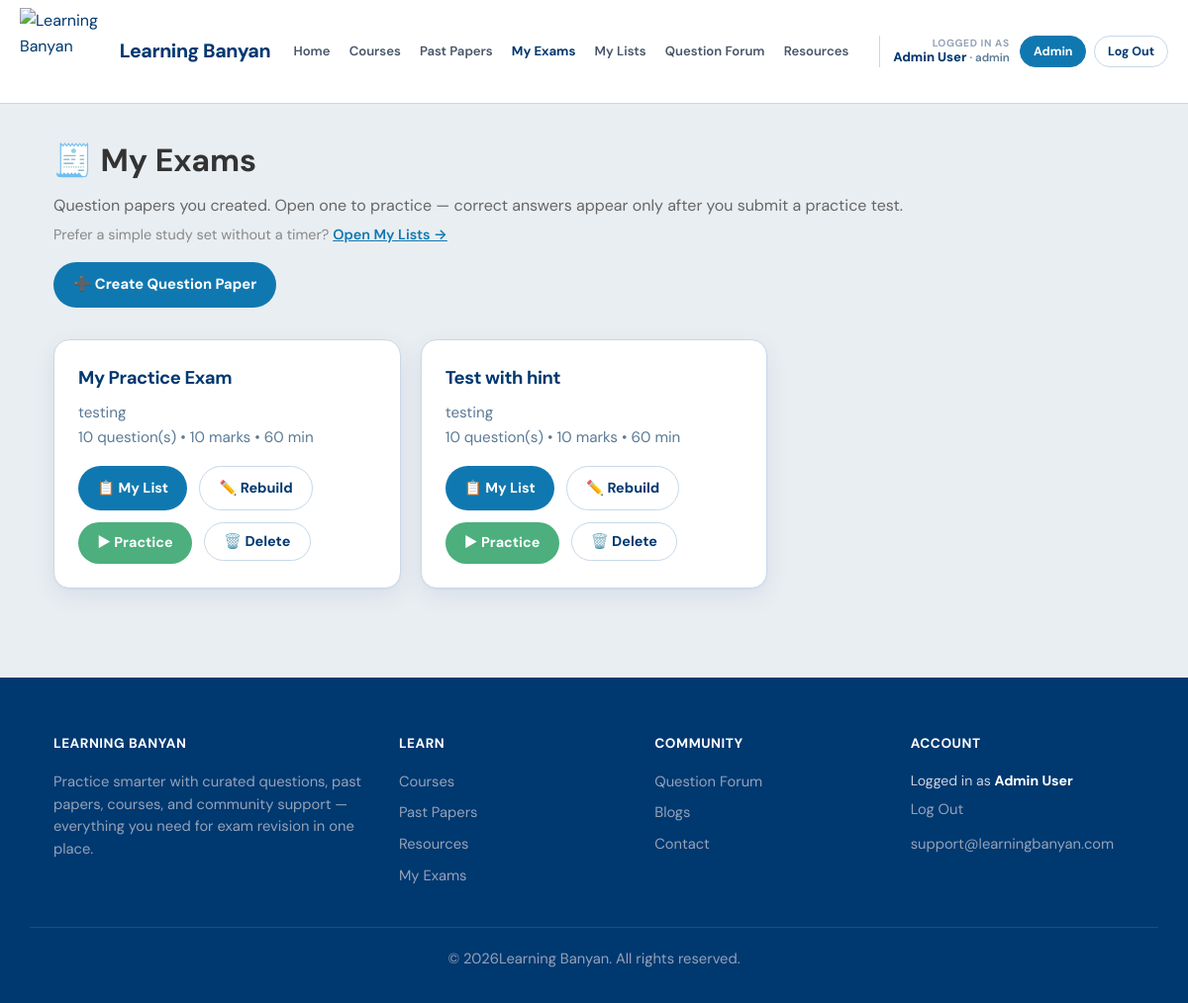
The app's page /my-exams/ (signed in) with its own data.
### courses/models.py (models this page shows, shortened)
class Exam(models.Model):
    STATUS_CHOICES = [
        ("draft", "Draft"),
        ("finalized", "Finalized"),
    ]
    name = models.CharField(max_length=200, default="Untitled Exam")
    category = models.ForeignKey(
        CourseCategory,
        on_delete=models.SET_NULL,
        null=True,
        blank=True,
        related_name="exams",
        help_text="Curriculum / Subject this exam is built from",
    )
    created_by = models.ForeignKey(
        "auth.User", on_delete=models.SET_NULL, null=True, blank=True, related_name="exams"
    )
    status = models.CharField(max_length=20, choices=STATUS_CHOICES, default="draft")
    duration_minutes = models.IntegerField(
        default=60, help_text="Used for the built-in exam timer"
    )
    questions_per_page = models.IntegerField(
        default=1, help_text="How many questions to show per page in the exported PDF"
    )
    shuffle_questions = models.BooleanField(default=False)
    allow_calculator = models.BooleanField(
        default=False,
        help_text="If enabled, students can use the on-screen calculator during practice.",
    )
    allow_hint = models.BooleanField(
        default=False,
        help_text="If enabled, students can open each question's hint during practice.",
    )
    questions = models.ManyToManyField(
        Question, through="ExamQuestion", related_name="exams"
    )
    created_at = models.DateTimeField(auto_now_add=True)
    updated_at = models.DateTimeField(auto_now=True)
    class Meta:
        ordering = ["-updated_at"]
    @property
    def total_marks(self):
        return sum(eq.question.marks for eq in self.exam_questions.select_related("question"))
    @property
    def question_count(self):
        return self.exam_questions.count()

class CourseCategory(models.Model):
    name = models.CharField(max_length=100, unique=True)
    description = models.TextField(blank=True)
    icon = models.CharField(max_length=50, default="book")
    created_at = models.DateTimeField(auto_now_add=True)
    class Meta:
        verbose_name_plural = "Course Categories"
        ordering = ["name"]

class ExamQuestion(models.Model):
    exam = models.ForeignKey(Exam, on_delete=models.CASCADE, related_name="exam_questions")
    question = models.ForeignKey(
        Question, on_delete=models.CASCADE, related_name="exam_links"
    )
    order = models.IntegerField(default=0)
    added_at = models.DateTimeField(auto_now_add=True)
    class Meta:
        ordering = ["order", "added_at"]
        unique_together = ("exam", "question")

class Question(models.Model):
    QUESTION_TYPES = [
        ("single_choice", "Single Choice"),
        ("multiple_choice", "Multiple Choice"),
        ("true_false", "True/False"),
        ("numerical", "Numerical"),
        ("matching", "Matching"),
        ("structured", "Structured (multi-part, past paper style)"),
        ("mcq", "Multiple Choice Questions"),
        ("comprehension", "Comprehension Questions"),
        ("fill_blank", "Fill in the Blanks Questions"),
        ("integer", "Integer Type Questions"),
    ]
    ANSWER_TYPES = [
        ("single", "Single"),
        ("multiple", "Multiple"),
    ]
    DIFFICULTY_LEVELS = [
        ("", "Add difficulty level"),
        ("easy", "Easy"),
        ("medium", "Medium"),
        ("hard", "Hard"),
    ]
    SEASON_CHOICES = [
        ("summer", "Summer"),
        ("winter", "Winter"),
        ("specimen", "Specimen"),
    ]
    ZONE_CHOICES = [
        ("", "—"),
        ("zone_1", "Zone 1"),
        ("zone_2", "Zone 2"),
        ("zone_3", "Zone 3"),
    ]
    question_bank = models.ForeignKey(
        QuestionBank, on_delete=models.CASCADE, related_name="questions"
    )
    question_type = models.CharField(max_length=20, choices=QUESTION_TYPES)
    question_text = models.TextField(
        help_text=(
            "Supports inline math using LaTeX delimiters: $x^2+1$ for inline, "
            "$$\\frac{a}{b}$$ for a centered block. Rendered with MathJax on "
            "the site and rasterized for PDF export."
        )
    )
    order = models.IntegerField(default=0)
    option_a = models.TextField(blank=True)
    option_b = models.TextField(blank=True)
    option_c = models.TextField(blank=True)
    option_d = models.TextField(blank=True)
    correct_answer = models.TextField(
        blank=True, help_text="For choice: A/B/C/D or A,B for multiple"
    )
    marks = models.IntegerField(default=1)
    explanation = models.TextField(
        blank=True, help_text="Shown to students as the question 'Solution'."
    )
    hint = models.TextField(
        blank=True,
        default="",
        help_text="Optional clue shown when a student taps Hint during practice.",
    )
    video_solution_url = models.URLField(
        max_length=500,
        blank=True,
        default="",
        help_text="Optional link to a video solution (YouTube, Vimeo, Drive, etc.).",
    )
    difficulty_level = models.CharField(
        max_length=10, choices=DIFFICULTY_LEVELS, blank=True, default=""
    )
    answer_type = models.CharField(
        max_length=10,
        choices=ANSWER_TYPES,
        default="single",
        help_text="Whether one option ('single') or several options "
        "('multiple') can be marked correct.",
    )
    negative_marks = models.DecimalField(
        max_digits=6, decimal_places=2, default=0,
        help_text="Marks deducted for a wrong attempt.",
    )
    partial_marking = models.BooleanField(
        default=False,
        help_text="Award proportional marks for a partially-correct "
        "'multiple' answer instead of all-or-nothing.",
    )
    passage = models.TextField(
        blank=True,
        help_text="Shared comprehension passage this question belongs to "
        "(only used for 'comprehension' type questions).",
    )
    numeric_tolerance = models.DecimalField(
        max_digits=10, decimal_places=3, null=True, blank=True,
        help_text="Allowed +/- tolerance for 'integer' type answers.",
    )
    tags = models.CharField(
        max_length=500,
        blank=True,
        help_text="Comma-separated tags, e.g. 'Algebra, Grade 10'",
    )
    topic = models.CharField(
        max_length=255,
        blank=True,
        help_text="Comma-separated topics, e.g. 'Functions, Modulus'",
    )
    paper_code = models.CharField(
        max_length=50,
        blank=True,
        help_text="Subject/paper code, e.g. '0606/23'",
    )
    year = models.IntegerField(null=True, blank=True, help_text="e.g. 2019")
    season = models.CharField(
        max_length=20, choices=SEASON_CHOICES, blank=True
    )
    zone = models.CharField(max_length=20, choices=ZONE_CHOICES, blank=True)
    question_number = models.CharField(
        max_length=20,
        blank=True,
        help_text="Question number within the paper, e.g. 'Q10' or '10'",
    )
    question_code = models.CharField(
        max_length=120,
        blank=True,
        db_index=True,
        help_text=(
            "Auto-generated display code, e.g. '0606/23_Winter_2019_Q10'. "
            "Leave blank to auto-generate from paper code, season, year, "
            "and question number."
        ),
    )
    equation_images = models.TextField(
        blank=True,
        help_text="JSON list of equation image URLs captured from a Word import (read-only reference).",
    )
    created_at = models.DateTimeField(auto_now_add=True)
    class Meta:
        ordering = ["order"]

### courses/views.py (the view)
    def wrapped(request, *args, **kwargs):
        if not request.user.is_authenticated:
            return redirect(f"/login/?next={request.path}")
        if not _user_can_access_portal(request.user):
            messages.error(
                request,
                "Please log in with a student or admin account to continue.",
            )
            return redirect("courses:student_login")
        if _user_is_admin(request.user):
            _ensure_admin_profile(request.user)
        return view_func(request, *args, **kwargs)

### courses/views.py (called while the page is built)
def _user_is_admin(user):
    if not user or not getattr(user, "is_authenticated", False):
        return False
    if hasattr(user, "admin_profile"):
        return True
    return bool(getattr(user, "is_superuser", False))

def _user_is_student(user):
    return bool(
        user
        and getattr(user, "is_authenticated", False)
        and hasattr(user, "student_profile")
    )

def _user_can_access_portal(user):
    return _user_is_student(user) or _user_is_admin(user)

def _ensure_admin_profile(user):
    if hasattr(user, "admin_profile"):
        return user.admin_profile
    if getattr(user, "is_superuser", False):
        from admin_panel.models import AdminUser
        profile, _ = AdminUser.objects.get_or_create(user=user)
        return profile
    return None

def student_required(view_func):
    def wrapped(request, *args, **kwargs):
        if not request.user.is_authenticated:
            return redirect(f"/login/?next={request.path}")
        if not _user_can_access_portal(request.user):
            messages.error(
                request,
                "Please log in with a student or admin account to continue.",
            )
            return redirect("courses:student_login")
        if _user_is_admin(request.user):
            _ensure_admin_profile(request.user)
        return view_func(request, *args, **kwargs)
    return wrapped

@student_required
def student_exams(request):
    exams = Exam.objects.filter(created_by=request.user).select_related("category")
    return render(request, "courses/student_exams.html", {"exams": exams})

### courses/templates/courses/student_exams.html (shortened to what this page needs)
{% extends 'base.html' %}
{% block content %}
  <div style="display: flex; justify-content: space-between; align-items: center; flex-wrap: wrap; gap: 1rem; margin-bottom: 2rem;">
    <div>
      <h1 style="color: #333; margin-bottom: 0.4rem;">🧾 My Exams</h1>
      <p style="color: #666;">Question papers you created. Open one to practice — correct answers appear only after you submit a practice test.</p>
      <p style="color: #888; font-size: 0.9rem; margin-top: 0.35rem;">
        Prefer a simple study set without a timer?
        <a href="{% url 'courses:student_question_lists' %}" style="color: #1078B0; font-weight: 600;">Open My Lists →</a>
      </p>
    </div>
    <a href="{% url 'courses:student_create_exam' %}" class="btn">➕ Create Question Paper</a>
  </div>
  {% if exams %}
    <div class="grid">
      {% for exam in exams %}
        <div class="card">
          <h3>{{ exam.name }}</h3>
          <p>
            {{ exam.category.name|default:"No subject set" }}<br />
            {{ exam.question_count }} question(s) &bull; {{ exam.total_marks }} marks &bull; {{ exam.duration_minutes }} min
          </p>
          <div style="display: flex; gap: 0.75rem; flex-wrap: wrap;">
            <a href="{% url 'courses:student_edit_exam' exam.id %}?tab=list" class="btn" style="padding: 0.6rem 1.2rem; font-size: 0.9rem;">📋 My List</a>
            <a href="{% url 'courses:student_edit_exam' exam.id %}?tab=create" class="btn btn-secondary" style="padding: 0.6rem 1.2rem; font-size: 0.9rem;">✏️ Rebuild</a>
            {% if exam.question_count %}
              <a href="{% url 'courses:student_practice_start' exam.id %}" class="btn" style="padding: 0.6rem 1.2rem; font-size: 0.9rem; background: #4caf7d;">▶ Practice</a>
            {% endif %}
            <form method="post" action="{% url 'courses:student_delete_exam' exam.id %}" style="display:inline;" onsubmit="return confirm('Delete this paper? This cannot be undone.');">{% csrf_token %}<button type="submit" class="btn btn-secondary" style="padding: 0.6rem 1.2rem; font-size: 0.9rem;">🗑️ Delete</button></form>
          </div>
        </div>
      {% endfor %}
    </div>
  {% endif %}
{% endblock %}

### templates/base.html (shortened to what this page needs)
<!DOCTYPE html>
<html lang="en">
  <head>
    {% load static %}
    <link rel="stylesheet" href="https://cdnjs.cloudflare.com/ajax/libs/font-awesome/6.7.2/css/all.min.css" />
    {% include 'partials/katex.html' %}
  </head>
  <body>
    <header class="site-header">
      <nav class="site-nav" id="siteNav" aria-label="Main navigation">
        <a class="nav-brand" href="{% url 'courses:home' %}">
          <img src="{% static 'images/learning_banyan_logo.png' %}" alt="Learning Banyan" />
          <div class="nav-brand-text">
            <strong>Learning Banyan</strong>
          </div>
        </a>
        <div class="nav-center" id="navCenter">
          <a href="{% url 'courses:home' %}" class="nav-link {% if request.path == '/' %}is-active{% endif %}">Home</a>
          <a href="{% url 'courses:courses_list' %}" class="nav-link {% if '/courses/' in request.path %}is-active{% endif %}">Courses</a>
          <a href="{% url 'courses:past_papers' %}" class="nav-link {% if '/past-papers/' in request.path %}is-active{% endif %}">Past Papers</a>
          {% if can_use_exam_builder %}
            <a href="{% url 'courses:student_exams' %}" class="nav-link {% if '/my-exams/' in request.path %}is-active{% endif %}">My Exams</a>
            <a href="{% url 'courses:student_question_lists' %}" class="nav-link {% if '/my-lists/' in request.path %}is-active{% endif %}">My Lists</a>
          {% endif %}
          <a href="{% url 'courses:question_forum' %}" class="nav-link {% if '/question-forum/' in request.path or '/question-form/' in request.path or '/public-chat/' in request.path %}is-active{% endif %}">Question Forum</a>
          <a href="{% url 'courses:resources_list' %}" class="nav-link {% if '/resources/' in request.path %}is-active{% endif %}">Resources</a>
          <a href="{% url 'courses:blog_list' %}" class="nav-link {% if '/blogs/' in request.path %}is-active{% endif %}">Blogs</a>
        </div>
        <div class="nav-right">
          <div class="nav-actions" id="navActions">
            {% if user.is_authenticated %}
              <div class="nav-user" title="Logged in as {{ user.get_full_name|default:user.username }} (@{{ user.username }})">
                <span class="nav-user-label">Logged in as</span>
                <span class="nav-user-name">
                  {{ user.get_full_name|default:user.username }}
                  {% if user.get_full_name %}
                    <span class="nav-user-handle">· {{ user.username }}</span>
                  {% endif %}
                </span>
              </div>
              {% if is_admin_user %}
                <a href="{% url 'admin_panel:dashboard' %}" class="nav-btn nav-btn-solid">Admin</a>
              {% endif %}
              <a href="{% url 'courses:student_logout' %}" class="nav-btn nav-btn-outline">Log Out</a>
            {% else %}
              <a href="{% url 'courses:student_login' %}" class="nav-btn nav-btn-outline">Log In</a>
              <a href="{% url 'courses:student_signup' %}" class="nav-btn nav-btn-solid">Sign Up</a>
            {% endif %}
          </div>
        </div>
      </nav>
    </header>
    <main>
      <div class="container">
        {% block content %}
        {% endblock %}
      </div>
    </main>
    <footer>
      <div class="container">
        <div>
          <h4>Learning Banyan</h4>
          <p>Practice smarter with curated questions, past papers, courses, and community support — everything you need for exam revision in one place.</p>
        </div>
        <div>
          <h4>Learn</h4>
          <a href="{% url 'courses:courses_list' %}">Courses</a>
          <a href="{% url 'courses:past_papers' %}">Past Papers</a>
          <a href="{% url 'courses:resources_list' %}">Resources</a>
          <a href="{% url 'courses:student_exams' %}">My Exams</a>
        </div>
        <div>
          <h4>Community</h4>
          <a href="{% url 'courses:question_forum' %}">Question Forum</a>
          <a href="{% url 'courses:blog_list' %}">Blogs</a>
          <a href="{% url 'courses:contact' %}">Contact</a>
        </div>
        <div>
          <h4>Account</h4>
          {% if user.is_authenticated %}
            <p style="margin: 0 0 0.4rem; color: #cbd5e1; font-size: 0.88rem;">
              Logged in as <strong style="color:#fff;">{{ user.get_full_name|default:user.username }}</strong>
            </p>
            <a href="{% url 'courses:student_logout' %}">Log Out</a>
          {% else %}
            <a href="{% url 'courses:student_login' %}">Log In</a>
            <a href="{% url 'courses:student_signup' %}">Sign Up</a>
          {% endif %}
          <p style="margin-top: 0.75rem;">support@learningbanyan.com</p>
        </div>
      </div>
      <div class="footer-bottom">
        <p>
          &copy; {% now 'Y' %}Learning Banyan. All rights reserved.
        </p>
      </div>
    </footer>
  </body>
</html>

### records on screen
Exam: name "My Practice Exam", category.name "testing", question_count "10", total_marks "10", duration_minutes "60", shows "▶ Practice"
Exam: name "Test with hint", category.name "testing", question_count "10", total_marks "10", duration_minutes "60", shows "▶ Practice"

### other values on screen
{{ user.get_full_name|default:user.username }} "Admin User"
{{ user.username }} "admin"
